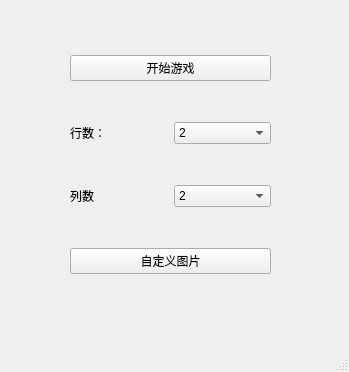
<?xml version="1.0" encoding="UTF-8"?>
<ui version="4.0">
 <class>MainWindow</class>
 <widget class="QMainWindow" name="MainWindow">
  <property name="geometry">
   <rect>
    <x>0</x>
    <y>0</y>
    <width>349</width>
    <height>372</height>
   </rect>
  </property>
  <property name="windowTitle">
   <string>MainWindow</string>
  </property>
  <widget class="QWidget" name="centralwidget">
   <widget class="QWidget" name="gridLayoutWidget">
    <property name="geometry">
     <rect>
      <x>70</x>
      <y>20</y>
      <width>201</width>
      <height>291</height>
     </rect>
    </property>
    <layout class="QGridLayout" name="gridLayout">
     <item row="0" column="0" colspan="2">
      <widget class="QPushButton" name="pushButton">
       <property name="text">
        <string>开始游戏</string>
       </property>
      </widget>
     </item>
     <item row="2" column="1">
      <widget class="QComboBox" name="comboBox_2">
       <item>
        <property name="text">
         <string>2</string>
        </property>
       </item>
       <item>
        <property name="text">
         <string>3</string>
        </property>
       </item>
       <item>
        <property name="text">
         <string>4</string>
        </property>
       </item>
       <item>
        <property name="text">
         <string>5</string>
        </property>
       </item>
       <item>
        <property name="text">
         <string>8</string>
        </property>
       </item>
      </widget>
     </item>
     <item row="3" column="0" colspan="2">
      <widget class="QPushButton" name="pushButton_2">
       <property name="text">
        <string>自定义图片</string>
       </property>
      </widget>
     </item>
     <item row="1" column="1">
      <widget class="QComboBox" name="comboBox">
       <item>
        <property name="text">
         <string>2</string>
        </property>
       </item>
       <item>
        <property name="text">
         <string>3</string>
        </property>
       </item>
       <item>
        <property name="text">
         <string>4</string>
        </property>
       </item>
       <item>
        <property name="text">
         <string>5</string>
        </property>
       </item>
       <item>
        <property name="text">
         <string>8</string>
        </property>
       </item>
      </widget>
     </item>
     <item row="2" column="0">
      <widget class="QLabel" name="label_2">
       <property name="text">
        <string>列数</string>
       </property>
      </widget>
     </item>
     <item row="1" column="0">
      <widget class="QLabel" name="label">
       <property name="text">
        <string>行数：</string>
       </property>
      </widget>
     </item>
    </layout>
   </widget>
  </widget>
  <widget class="QMenuBar" name="menubar">
   <property name="geometry">
    <rect>
     <x>0</x>
     <y>0</y>
     <width>349</width>
     <height>21</height>
    </rect>
   </property>
  </widget>
  <widget class="QStatusBar" name="statusbar"/>
 </widget>
 <resources/>
 <connections/>
</ui>
